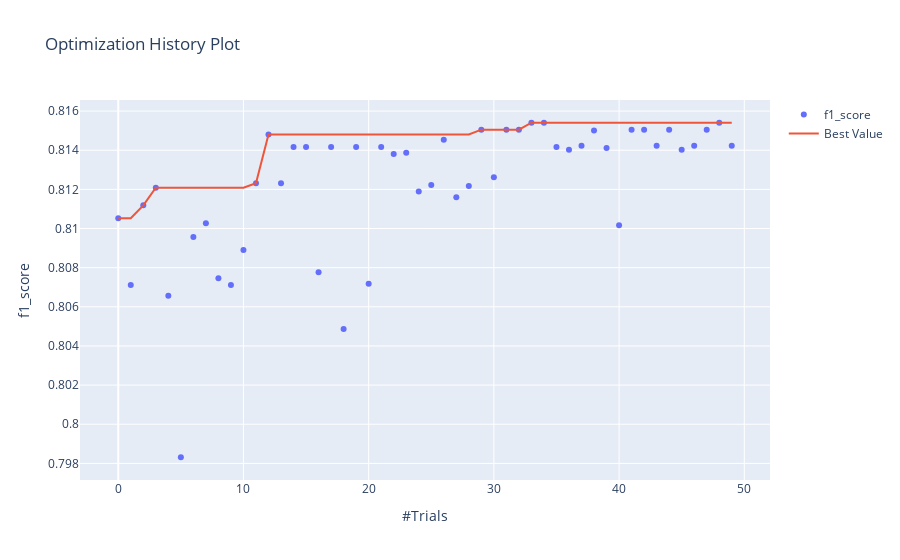

Write notebook code for a chart like this one.
### Markdown cell above
Построим графики визуализации гиперпараметров.

### Code cell
# история оптимизации
optuna.visualization.plot_optimization_history(study, target_name="f1_score")
